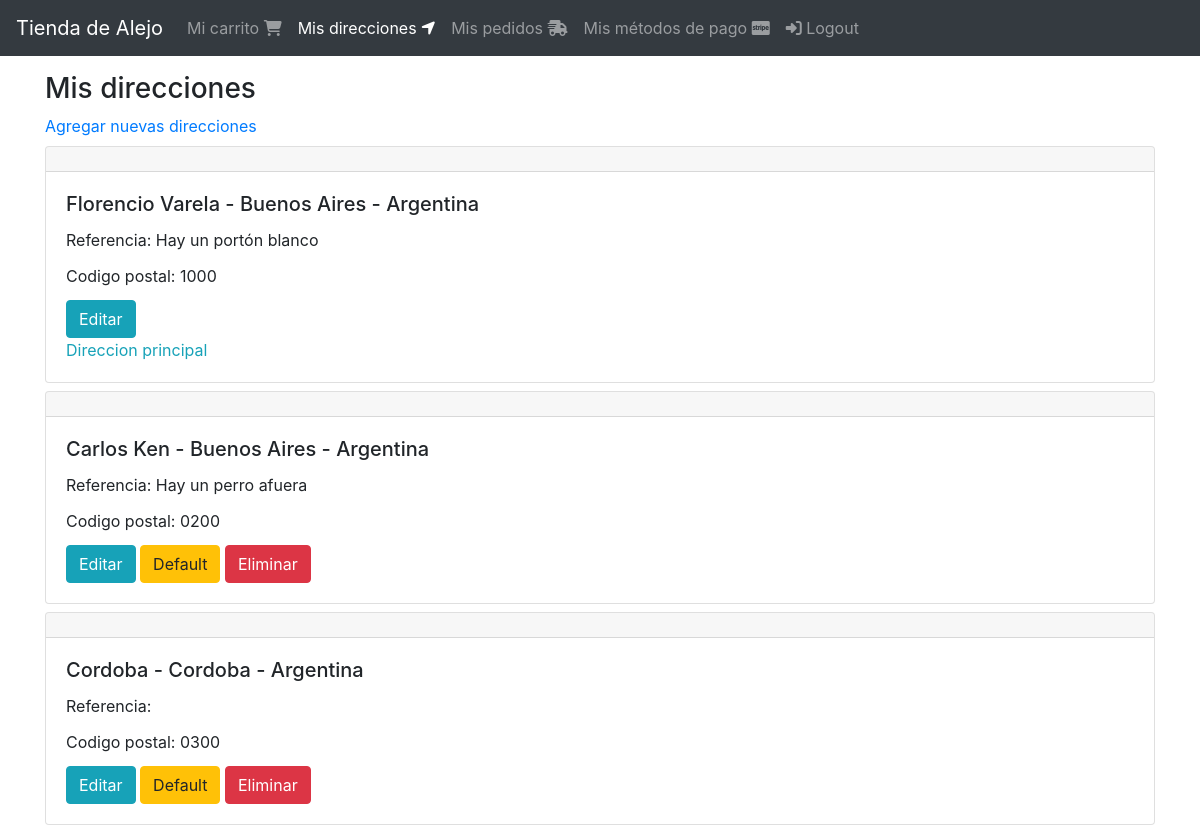
Before: /direcciones/ (signed in) with the older database file.
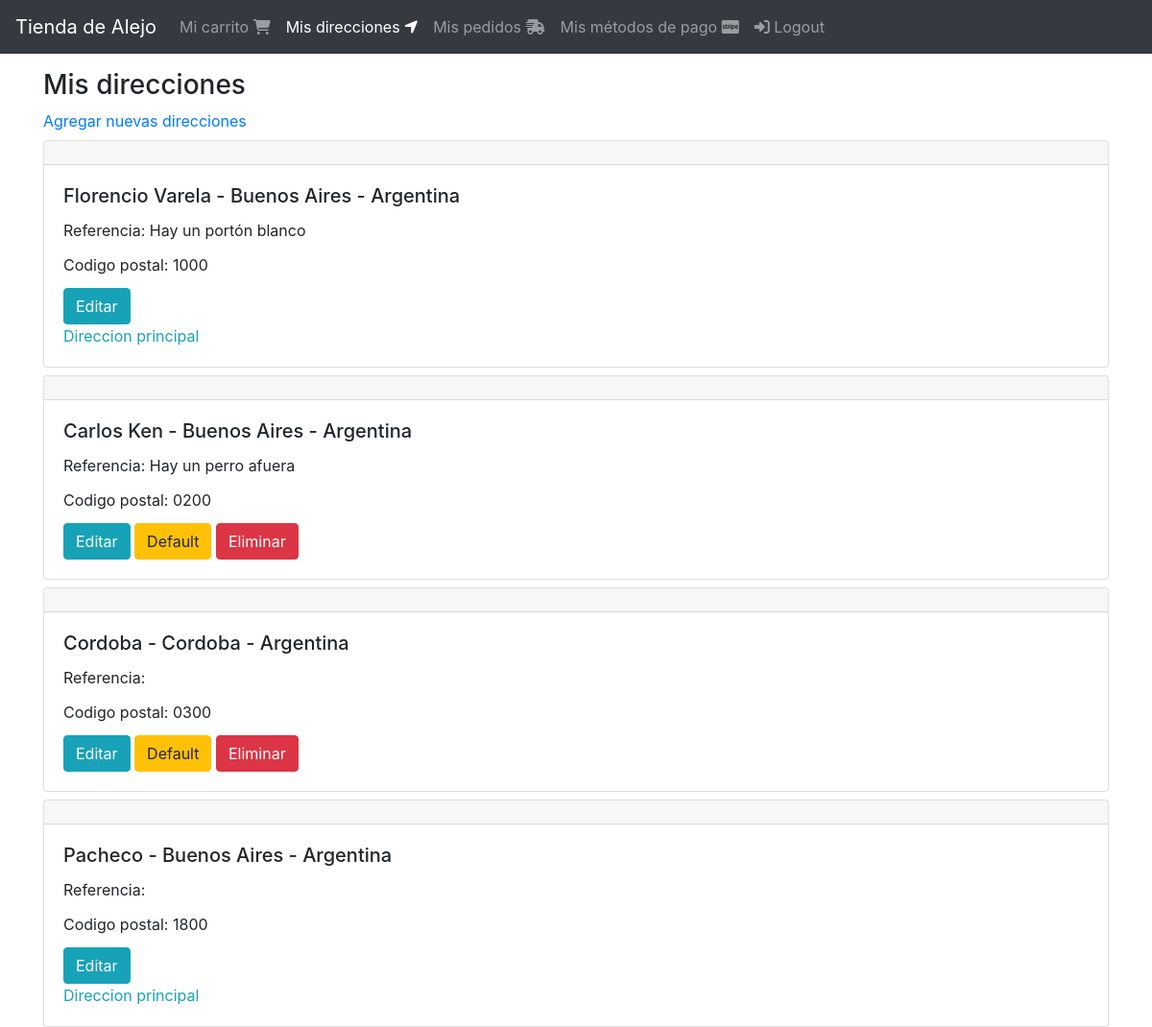
After: the same page with the newer database file.
### shipping_addresses/models.py (models this page shows, shortened)
class ShippingAddress(models.Model):
    user = models.ForeignKey(User, null=False, blank=False, on_delete=models.CASCADE)
    line1 = models.CharField(max_length=200)
    line2 = models.CharField(max_length=200, blank=True)
    city = models.CharField(max_length=100)
    state = models.CharField(max_length=100)
    country = models.CharField(max_length=50)
    reference = models.CharField(max_length=300, blank=True)
    postal_code = models.CharField(max_length=10, null=False, blank=False)
    default = models.BooleanField(default=False)
    created_at = models.DateTimeField(auto_now_add=True)
    @property
    def address(self):
        return "{} - {} - {}".format(self.city, self.state, self.country)

### shipping_addresses/views.py (the view, shortened to what this page needs)
# urls.py: path("", views.ShippingAddressListView.as_view(), name='shipping_addresses'),
class ShippingAddressListView(LoginRequiredMixin, ListView):
    login_url = "login"
    model = ShippingAddress
    template_name = "shipping_addresses/shipping_addresses.html"

### shipping_addresses/templates/shipping_addresses/shipping_addresses.html
{% extends "base.html" %}
{% block content %}
    <div class="col">
        <div class="h3">
            Mis direcciones
        </div>
        <a href="{% url "shipping_addresses:create" %}">Agregar nuevas direcciones </a>
        <div class="mt-2">
            {% for shipping_address in object_list %}
                <div class="mt-2">
                    {% include "shipping_addresses/snippets/shipping_address.html" %}
                </div>
            {% endfor %}
        </div>
    </div>
{% endblock %}

### templates/base.html (shortened to what this page needs)
{% load static %}
<!DOCTYPE html>
<html lang="en" dir="ltr">
  <head>
    <link rel="stylesheet" href="https://stackpath.bootstrapcdn.com/bootstrap/4.3.1/css/bootstrap.min.css">
  </head>
  <body>
    {% include 'navbar.html' %}
    <div class="container">
      <div class="row mt-3">
        {% block content %}
        {% endblock %}
      </div>
    </div>
  </body>
</html>

### templates/navbar.html (shortened to what this page needs)
{% url "carts:cart" as cart %}
{% url "shipping_addresses:shipping_addresses" as shipping_addresses %}
{% url "orders:completeds" as completeds %}
{% url "billing_profiles:create" as billing_profiles %}
<nav class="navbar navbar-expand-md bg-dark navbar-dark">
    <a href="{% url "index" %}" class="navbar-brand">Tienda de Alejo</a>
    <div id="navb" class="navbar-collapse collapse hide">
        <ul class="navbar-nav">
            <li class="nav-item {% if request.path == cart %}active{% endif %}">
                <a class="nav-link" href="{{ cart }}">
                    Mi carrito <span class="fas fa-shopping-cart"></span>
                </a>
            </li>
            {% if user.is_authenticated %}
                <li class="nav-item {% if request.path == shipping_addresses %}active{% endif %}">
                    <a class="nav-link" href="{{ shipping_addresses }}">
                        Mis direcciones <span class="fas fa-location-arrow"></span>
                    </a>
                </li>
                <li class="nav-item {% if request.path == completeds %}active{% endif %}">
                    <a class="nav-link" href="{{ completeds }}">
                        Mis pedidos <span class="fas fa-shipping-fast"></span>
                    </a>
                </li>
                <li class="nav-item {% if request.path == billing_profiles %}active{% endif %}">
                    <a class="nav-link" href="{{ billing_profiles }}">
                        Mis métodos de pago <span class="fab fa-cc-stripe"></span>
                    </a>
                </li>
            {% endif %}
        </ul>
        <ul class="navbar-nav ms-auto">
            {% if user.is_authenticated %}
            <li class="nav-item">
                <a href="{% url 'logout' %}" class="nav-link">
                    <span class="fas fa-sign-in-alt"></span>
                    Logout
                </a>
            </li>
            {% endif %}
        </ul>
    </div>
</nav>

### shipping_addresses/templates/shipping_addresses/snippets/shipping_address.html
<div class="card">
    <h5 class="card-header"></h5>
    <div class="card-body">
        <h5 class="card-title">{{ shipping_address.address }}</h5>
        <div class="card-title">
            Referencia: {{ shipping_address.reference }}
        </div>
        <div class="card-title">
            Codigo postal: {{ shipping_address.postal_code }}
        </div>
        <div class="mt-2">
            <a href="{% url "shipping_addresses:update" shipping_address.pk %}" class="btn btn-info">Editar</a>
            {% if shipping_address.default %}
                <div class="text-info">
                    Direccion principal
                </div>
            {% else %}
                <a href="{% url "shipping_addresses:default" shipping_address.pk %}" class="btn btn-warning">Default</a>
                <a href="{% url "shipping_addresses:delete" shipping_address.pk %}" class="btn btn-danger">Eliminar</a>
            {% endif %}
        </div>
    </div>
</div>

Changed rows visible on the page:
added ShippingAddress: address "Pacheco - Buenos Aires - Argentina", postal_code "1800", default "Direccion principal"
